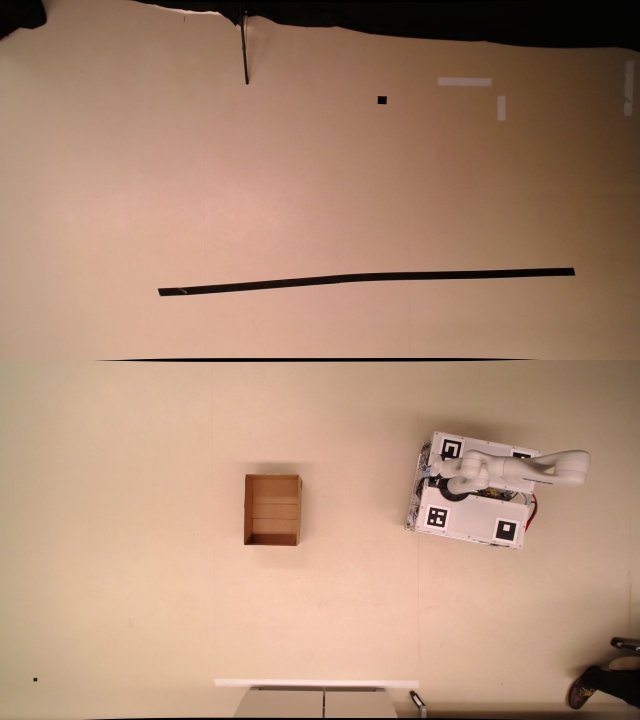
#> input picture tests/data/bin_rim/close_18-10-36_08.jpg, 1280 x 1440 px (shown at 1/2 size); its folder holds only this picture in this run
$ python -i bin_localizer.py   (imports and definitions only)
#> lines starting #> are read from the running program, lines starting #| are printed output that depends on the picture; after the words box and inside, x2 and y2 are one past the last pixel; in counts of white or black regions, pixels touching at a corner belong together
#> further down, picture is the input picture: shape (1440, 1280, 3); mean B, G, R 117, 140.2, 175
"""Localize the open cardboard bin on the floor from the ceiling cameras.

The bin is an open box of known size that may stand anywhere on the floor. Seen from
the ceiling, its outer walls and shadowed inside are much darker than the floor
around it, but they share the floor's warm hue (in a real frame the floor read
Lab a*/b* ~139/147 and the cardboard ~140/140-160), so colour alone does not separate
them; brightness does, *relative to the local floor*, which itself ranges from L ~205
in the middle of the room to ~115 in the dim corner by the wall. The mask is therefore
"darker than ``darkness`` times the local floor", the floor being a large median of
the image (much larger than the bin, so the bin cannot drag it down).

Candidates are found where a patch inside the bin's footprint is dark while a ring
around it is mostly not (an isolated dark object of the bin's size: furniture and
large shadows fail the ring, small dark things the patch). Each candidate is then
fitted as the cube is in :mod:`prpl_tidybot.cube_localizer`: the bin rests flat on
the floor, so its pose has three degrees of freedom (x, y, yaw), and its silhouette in
a calibrated camera is the convex hull of its eight outer corners - the rim and the
outer walls; whatever is inside the open top lies within that hull. The IoU between
that silhouette and the mask (averaged over frames, stitch-line rows excluded) is
maximised per camera, and the best single view is kept.

:func:`localize_bin_rim_edges` is the alternative (``CeilingBinSource(method=
"rim_edges")``): no mask at all, but the rectangle of the bin's rim whose four sides
are straight brightness edges, searched for in each camera's top-down view of the
rim plane.
"""

from __future__ import annotations

import json
import logging
import math
import time
from collections.abc import Mapping, Sequence
from dataclasses import dataclass, replace
from pathlib import Path
from typing import Any

import cv2 as cv
import numpy as np
from numpy.typing import NDArray

from prpl_tidybot.cube_localizer import (
    CeilingCamera,
    in_calibrated_region,
    load_ceiling_cameras,
)
from prpl_tidybot.real_sim.perceivers.target_source import TargetSource

_logger = logging.getLogger(__name__)

# Unit box corners, centred in x/y, bottom face on z = 0.
_CORNERS = np.array(
    [[sx, sy, sz] for sx in (-0.5, 0.5) for sy in (-0.5, 0.5) for sz in (0.0, 1.0)]
)
_SEAM_PX = 8
# The local floor: the median of the L channel over this many full-res pixels
# (computed on an 8x-downsampled image).
_FLOOR_DOWNSAMPLE = 8
_FLOOR_KERNEL = 41
# Candidate grid spacing on the floor (m), and how many candidates to fit.
_GRID_STEP = 0.04
_MAX_CANDIDATES = 10
# A candidate's inner patch must be this dark, and its surrounding ring at most this
# (furniture beside the bin can fill a side of the ring; a large dark region fills
# all of it).
_PATCH_MIN_FILL = 0.8
_RING_MAX_FILL = 0.7
# The fit scores the mask within the silhouette grown by this band (m) on each side,
# so a bin-sized region must also be clear of dark pixels just around it, and dark
# things further away do not pull the fit.
_BAND_M = 0.05
# The most of the dark region under a fit that may lie outside its grown silhouette.
_SPILL_MAX = 0.25
# Pixels of floor kept around the silhouette when fitting.
_WINDOW_MARGIN_PX = 20


@dataclass(frozen=True)
class BinModel:
    """The bin's outer dimensions (m): ``length`` along its own x axis (its yaw),
    ``width`` across, ``height`` to the rim; ``wall`` is the wall's thickness.

    ``base_length`` / ``base_width`` are the footprint on the floor when the walls
    taper (a moulded bin is narrower at the base than at the rim); None means straight
    walls, the rim's own size.
    """

    length: float = 0.40
    width: float = 0.32
    height: float = 0.19
    wall: float = 0.005
    base_length: float | None = None
    base_width: float | None = None

    def __post_init__(self) -> None:
        if self.base_length is None:
            object.__setattr__(self, "base_length", self.length)
        if self.base_width is None:
            object.__setattr__(self, "base_width", self.width)

    # [10 lines left out: function grown, not called in this run]


@dataclass(frozen=True)
class BinFit:  # pylint: disable=too-many-instance-attributes
    """A fitted bin pose (map frame), the model it was fitted with and how well its
    silhouette matched."""

    x: float
    y: float
    # Radians in [-pi/2, pi/2): a box looks the same every 180 degrees.
    yaw: float
    length: float
    width: float
    height: float
    wall: float = 0.005
    iou: float = 1.0
    num_views: int = 0
    # Per-camera fits (camera index, x, y, yaw, iou) and their spread.
    per_camera: tuple[tuple[int, float, float, float, float], ...] = ()
    camera_disagreement_m: float = 0.0
    # The camera whose fit was kept (-1 when none was chosen).
    camera: int = -1
    # The footprint on the floor (None: straight walls, the rim's size).
    base_length: float | None = None
    base_width: float | None = None

    # [56 lines left out: functions model, as_dict, cube_in_bin, bin_silhouette, not called in this run]


def bin_mask(
    bgr: NDArray[np.uint8],
    darkness: float = 0.85,
    min_saturation: float | None = None,
    hue_range: Sequence[float] | None = None,
) -> NDArray[np.uint8]:
    """1 where a pixel is darker than ``darkness`` times the local floor, holes (a cube
    in the bin, a white label on it) filled.

    With ``min_saturation`` it is instead where the HSV saturation exceeds it: the
    cardboard, and not the bin's shadow on the floor, which darkness also counts (on
    2026-10-20 the floor read ~80, the shadow ~80-100, the cardboard ~160-200, and the
    darkness fit sat 2 cm off the marker in the bin's centre).

    With ``hue_range`` (OpenCV hue, 0-180) it is where the hue lies in that range and
    the saturation exceeds ``min_saturation`` (0 if None): a coloured bin, which a
    dark carpet, the warm floor and a red bottle all fail (2026-11-02: the blue bin
    read H ~127, the floor ~10, the bottle label ~178; the floor's saturation, ~92,
    overlapped the bin's shaded side).

    Pass one camera's image: the local floor is estimated within it.
    """
#> called with darkness = 0.85
    if hue_range is not None or min_saturation is not None:
        hsv: Any = cv.cvtColor(bgr, cv.COLOR_BGR2HSV)
        saturation = hsv[:, :, 1].astype(np.float32)
        card: Any = saturation > (min_saturation or 0.0)
        if hue_range is not None:
            hue = hsv[:, :, 0]
            card &= (hue >= hue_range[0]) & (hue <= hue_range[1])
        card = card.astype(np.uint8)
        card = cv.morphologyEx(card, cv.MORPH_CLOSE, np.ones((7, 7), np.uint8))
        card = cv.morphologyEx(card, cv.MORPH_OPEN, np.ones((3, 3), np.uint8))
        outlines, _ = cv.findContours(card, cv.RETR_EXTERNAL, cv.CHAIN_APPROX_SIMPLE)
        solid = np.zeros_like(card)
        cv.drawContours(solid, outlines, -1, (1,), thickness=cv.FILLED)
        return solid.astype(np.uint8)
    lightness: Any = cv.cvtColor(bgr, cv.COLOR_BGR2LAB)[:, :, 0]
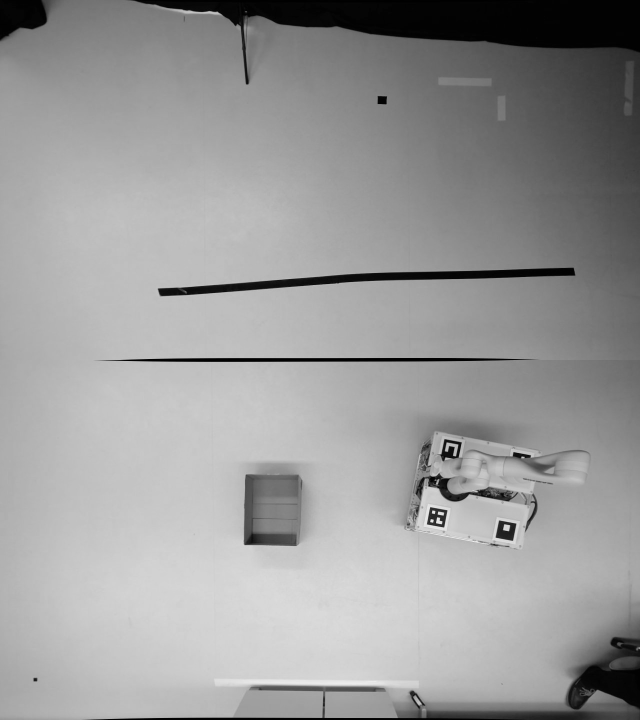
#> lightness: shape (1440, 1280) (shown at 1/2 size); min 0, max 244, mean 154
    h, w = lightness.shape
#> h = 1440; w = 1280
    small = cv.resize(
        lightness,
        (max(1, w // _FLOOR_DOWNSAMPLE), max(1, h // _FLOOR_DOWNSAMPLE)),
        interpolation=cv.INTER_AREA,
    )
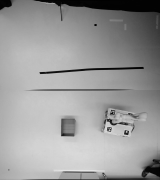
#> small: shape (180, 160); min 1, max 231, mean 154
    floor: Any = cv.resize(
        cv.medianBlur(small, _FLOOR_KERNEL), (w, h), interpolation=cv.INTER_LINEAR
    )
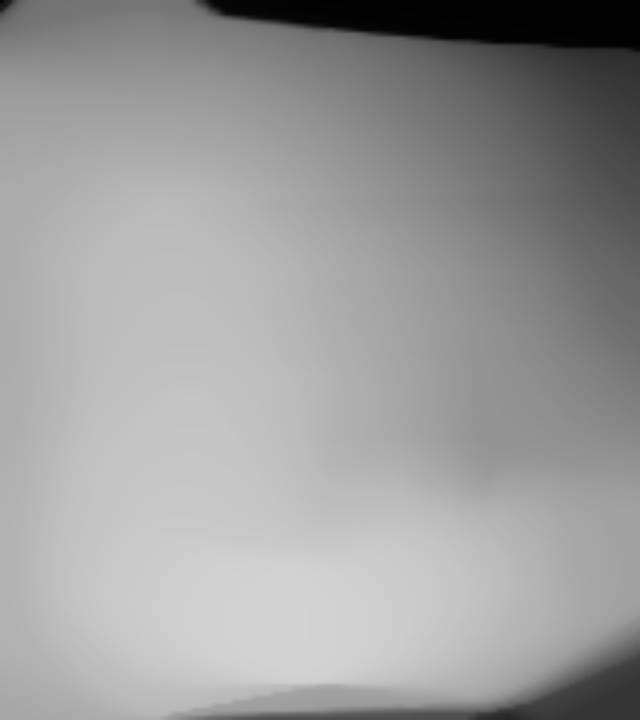
#> floor: shape (1440, 1280) (shown at 1/2 size); min 2, max 211, mean 156
    mask: Any = (lightness.astype(np.float32) < darkness * floor).astype(np.uint8)
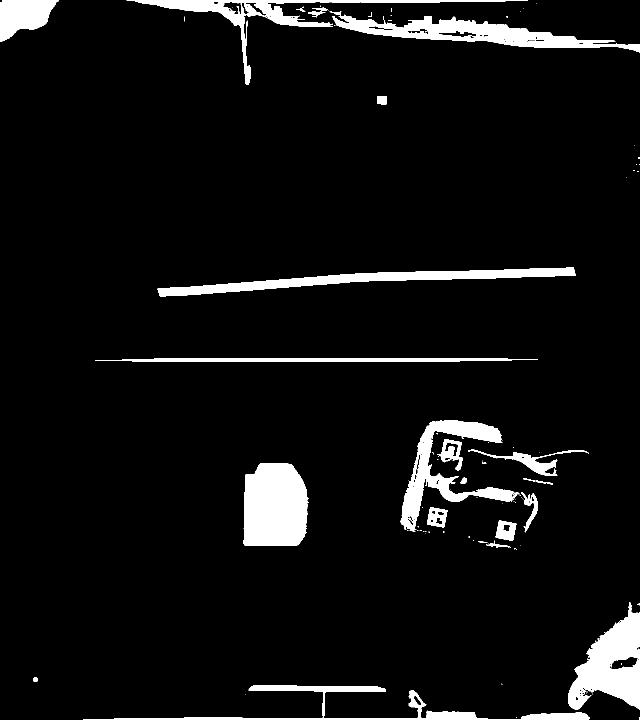
#> mask: shape (1440, 1280) (shown at 1/2 size); values 0 (black) and 1 (white), 6.4% white; 111 white regions (83 under 20 px), largest, box (x1, y1, x2, y2) and area: (487, 926, 617, 1092) 19087, (1136, 1204, 1280, 1419) 16203, (659, 22, 1280, 105) 15232
    mask = cv.morphologyEx(mask, cv.MORPH_OPEN, np.ones((3, 3), np.uint8))
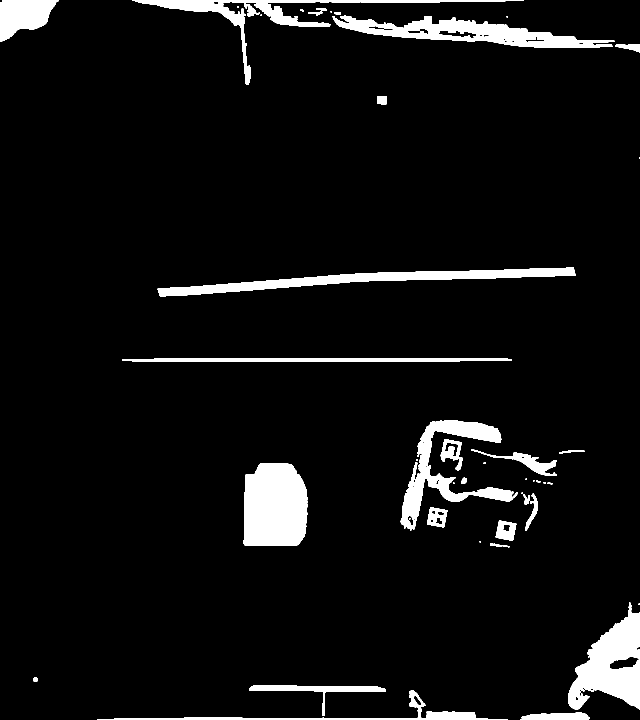
#> mask: shape (1440, 1280) (shown at 1/2 size); values 0 (black) and 1 (white), 6.3% white; 51 white regions (18 under 20 px)
    contours, _ = cv.findContours(mask, cv.RETR_EXTERNAL, cv.CHAIN_APPROX_SIMPLE)
#> contours = 48 contours, 22 with area under 20; largest, box (x1, y1, x2, y2) and area: (487, 926, 615, 1092) 18802, (1136, 1205, 1280, 1419) 16606, (665, 30, 1229, 96) 15028, (315, 535, 1151, 593) 12932, (801, 840, 1036, 1059) 12341
    filled = np.zeros_like(mask)
    cv.drawContours(filled, contours, -1, (1,), thickness=cv.FILLED)
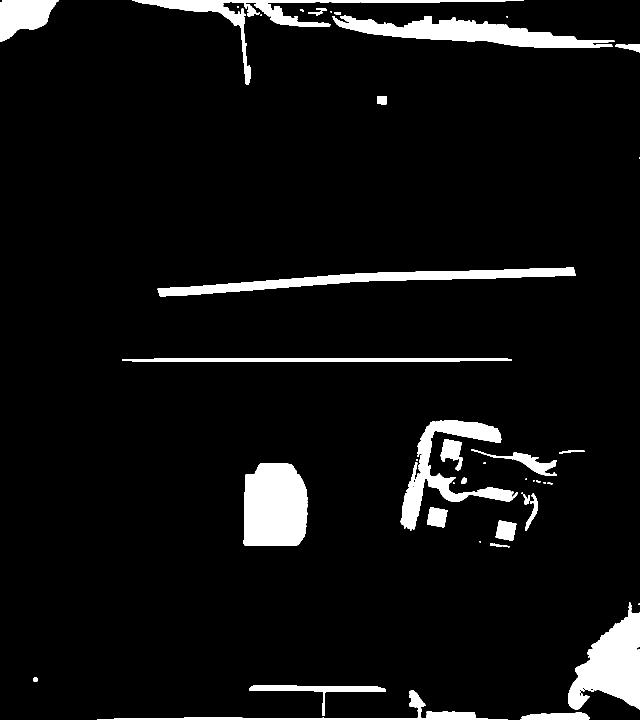
#> filled: shape (1440, 1280) (shown at 1/2 size); values 0 (black) and 1 (white), 6.5% white; 48 white regions (17 under 20 px), largest, box (x1, y1, x2, y2) and area: (487, 926, 615, 1092) 19062, (1136, 1205, 1280, 1419) 16984, (665, 30, 1229, 96) 15731
    return filled.astype(np.uint8)


def _split(frame: NDArray[np.uint8], num_cameras: int) -> list[NDArray[np.uint8]]:
    rows = frame.shape[0] // num_cameras
    return [frame[i * rows : (i + 1) * rows] for i in range(num_cameras)]


# [8 lines left out: function _valid_rows, not called in this run]


def _excluded(x: float, y: float, exclude: Sequence[Sequence[float]]) -> bool:
    return any(abs(x - ex) < half and abs(y - ey) < half for ex, ey, half in exclude)


# [21 lines left out: function _box_fill, not called in this run]


# bin_mask's min_saturation: one for every camera, or one per camera (in order).
Saturation = float | Sequence[float | None] | None


# [327 lines left out: functions _camera_saturation, find_bin_candidates, fit_bin_pose, _off_nadir, _isolated, localize_bin, not called in this run]


# ---------------------------------------------------------------- rim edges
# The rim-edge detector (``bin.method: rim_edges``). Each camera's image is warped
# onto the plane of the bin's rim through its calibration, where the rim - wherever
# the bin stands - is an exact length x width rectangle. The search is over position
# and yaw for the rectangle whose four sides are all straight brightness edges. It
# needs no colour model, so it does not depend on the cardboard's saturation under
# each camera's exposure (2026-10-20 replay: 131/131 bins found, 0 wrong, 0/131
# returned with the bin hidden, unchanged under dimmer, brighter, paler and warmer
# lighting).

# Grid resolutions of the rim-plane view (m/px): the search, and its refinement.
_RIM_RES = 0.01
_RIM_FINE_RES = 0.004
# Yaws searched (a rectangle repeats every 180 degrees).
_RIM_YAWS = np.deg2rad(np.arange(0.0, 180.0, 3.0))
# Frames averaged (the newest), against sensor noise.
_RIM_FRAMES = 3
# The whole bin must lie this far inside the chosen camera's view (m): a bin cut by
# the image border has only some of its sides to show.
_RIM_VIEW_MARGIN_M = 0.10
# Thresholds: the weakest rim side's edge score, frozen on the replay's dev runs
# (weakest true bin 0.034, strongest non-bin 0.011), and the log brightness of the
# inside relative to the floor ring around it (darkest true bin -0.58).
RIM_MIN_SCORE = 0.014
RIM_MAX_DARKNESS = -0.3
# CeilingBinSource's detectors.
BIN_METHODS = ("rim_edges", "saturation")


# [58 lines left out: functions _rim_grid, _rim_warp, _box, _shift, not called in this run]


def _log_brightness(bgr: NDArray[np.uint8]) -> Any:
    gray = cv.cvtColor(bgr, cv.COLOR_BGR2GRAY).astype(np.float32)
    return cv.GaussianBlur(np.log(gray + 4.0), (0, 0), 1.2)


# [306 lines left out: functions _side_segments, _rim_score_map, _inside_and_ring, _rim_candidates, _rim_refine, localize_bin_rim_edges, not called in this run]


class ConstantBinSource(TargetSource):
    """A bin that is wherever the config says (fake mode)."""

    # [18 lines left out: functions __init__, localize, not called in this run]

    def get_target(self) -> tuple[float, float, float]:
        fit = self.localize()
        return (fit.x, fit.y, fit.height)

    def close(self) -> None:
        """Nothing to release."""


class CeilingBinSource(TargetSource):
    """The bin's pose from the ceiling cameras, as ``CeilingCubeTargetSource`` does for
    the cube.

    Reads ``num_frames`` stitched frames from the ceiling image publisher and the
    robot's map pose from the marker detector (to ignore the robot's own footprint),
    then runs :func:`localize_bin`. ``localize`` raises if no bin is found, so nothing
    is ever aimed at a stale or invented bin, and saves that miss's frames and inputs
    under ``failure_dir`` (``NN_HH-MM-SS_bin``) so it can be replayed. ``get_target`` is
    the centre of the opening, at rim height.

    ``method`` picks the detector: ``rim_edges`` (:func:`localize_bin_rim_edges`,
    thresholds ``rim_min_score`` and ``rim_max_darkness``) or ``saturation``
    (:func:`localize_bin`, with ``min_saturation``: one threshold, or ``{serial:
    threshold}`` naming every camera, each seeing the cardboard under its own exposure
    and angle; None is the darkness mask). Either way the robot's footprint is excluded
    and a miss is saved, with the rim detector's scores.
    """

    # [94 lines left out: functions __init__, _frames, not called in this run]

    def _exclusions(self) -> list[tuple[float, float, float]]:
        poses = self._markers.get_latest().get("poses") or {}
        return [(float(p[0]), float(p[1]), self._robot_half) for p in poses.values()]

    # [87 lines left out: functions localize, search_bounds, localize_frames, _save_failure, not called in this run]

    def get_target(self) -> tuple[float, float, float]:
        fit = self.localize()
        return (fit.x, fit.y, fit.height)

    # [4 lines left out: function close, not called in this run]

>>> import cv2
>>> picture = cv2.imread('../../tests/data/bin_rim/close_18-10-36_08.jpg')
>>> result = bin_mask(picture)
